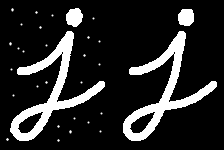
#> input picture ML/Day13/j2.png, 224 x 150 px
$ python erode.py
#> lines starting #> are read from the running program, lines starting #| are printed output that depends on the picture
import cv2 as cv
import numpy as np
img=cv.imread('j2.png',0)
#> img is the input picture: shape (150, 224); min 0, max 255, mean 39.8
kernel=np.ones((2,2),np.uint8)
open1=cv.morphologyEx(img,cv.MORPH_OPEN,kernel)
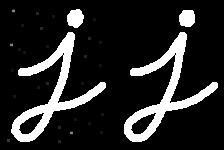
#> open1: shape (150, 224); min 0, max 255, mean 39.2
img=cv.imshow('dst',open1)
cv.waitKey(0)

$ run again, with ML/Day13/chessboard.png copied over ML/Day13/j2.png
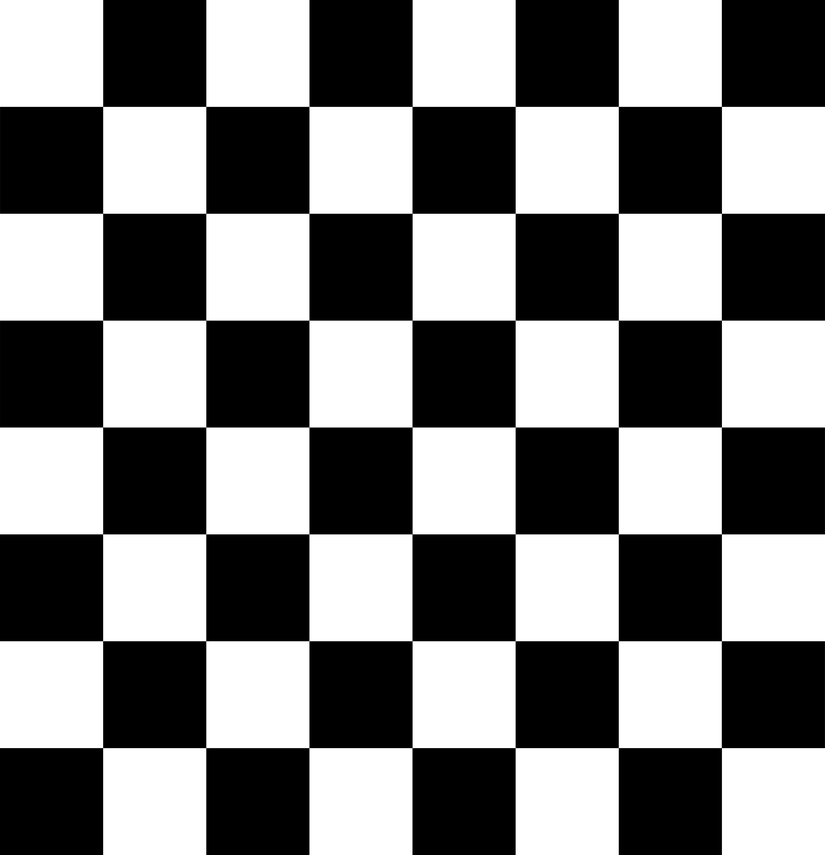
#> input picture ML/Day13/chessboard.png, 825 x 855 px, shrunk from 3595 x 3723 before the run
#> img is the input picture: shape (855, 825); min 0, max 255, mean 127.5
#> `open1=cv.morphologyEx(img,cv.MORPH_OPEN,kernel)`:
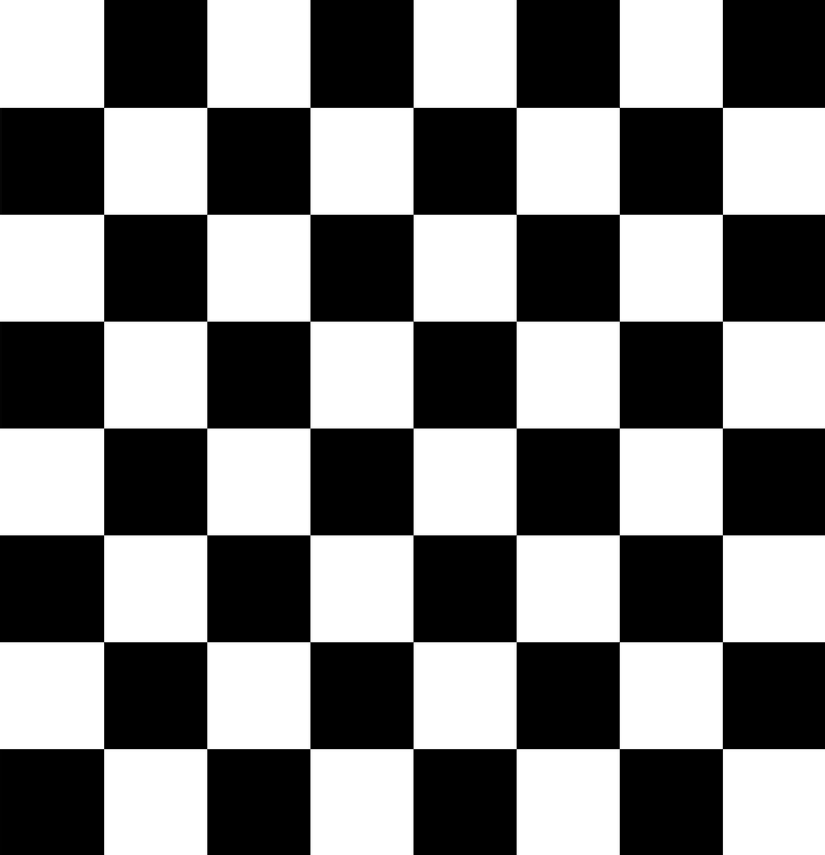
#> open1: shape (855, 825); min 0, max 255, mean 127.4
